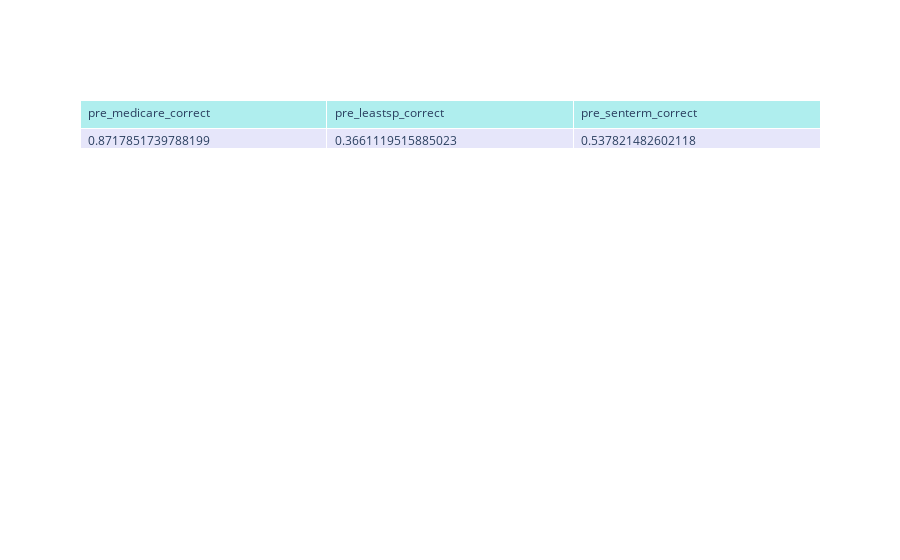

The code cell stored with this chart in its notebook:
### Markdown cell above
Was there any difference in accuracy between the questions?

### Code cell
averages = trivia_data[score_columns].mean()

fig = go.Figure(data=[go.Table(
    header=dict(values=list(averages.index),
                fill_color='paleturquoise',
                align='left'),
    cells=dict(values=[averages[0], averages[1], averages[2]],
               fill_color='lavender',
               align='left'))
])

fig.show()

### Figure 1 — Plotly figure (JSON) as saved in the notebook; plotly's stock layout.template omitted (floating-point values rounded to 4 significant figures)
{"data": [{"cells": {"align": "left", "fill": {"color": "lavender"}, "values": [0.8718, 0.3661, 0.5378]}, "header": {"align": "left", "fill": {"color": "paleturquoise"}, "values": ["pre_medicare_correct", "pre_leastsp_correct", "pre_senterm_correct"]}, "type": "table"}], "layout": {}}
